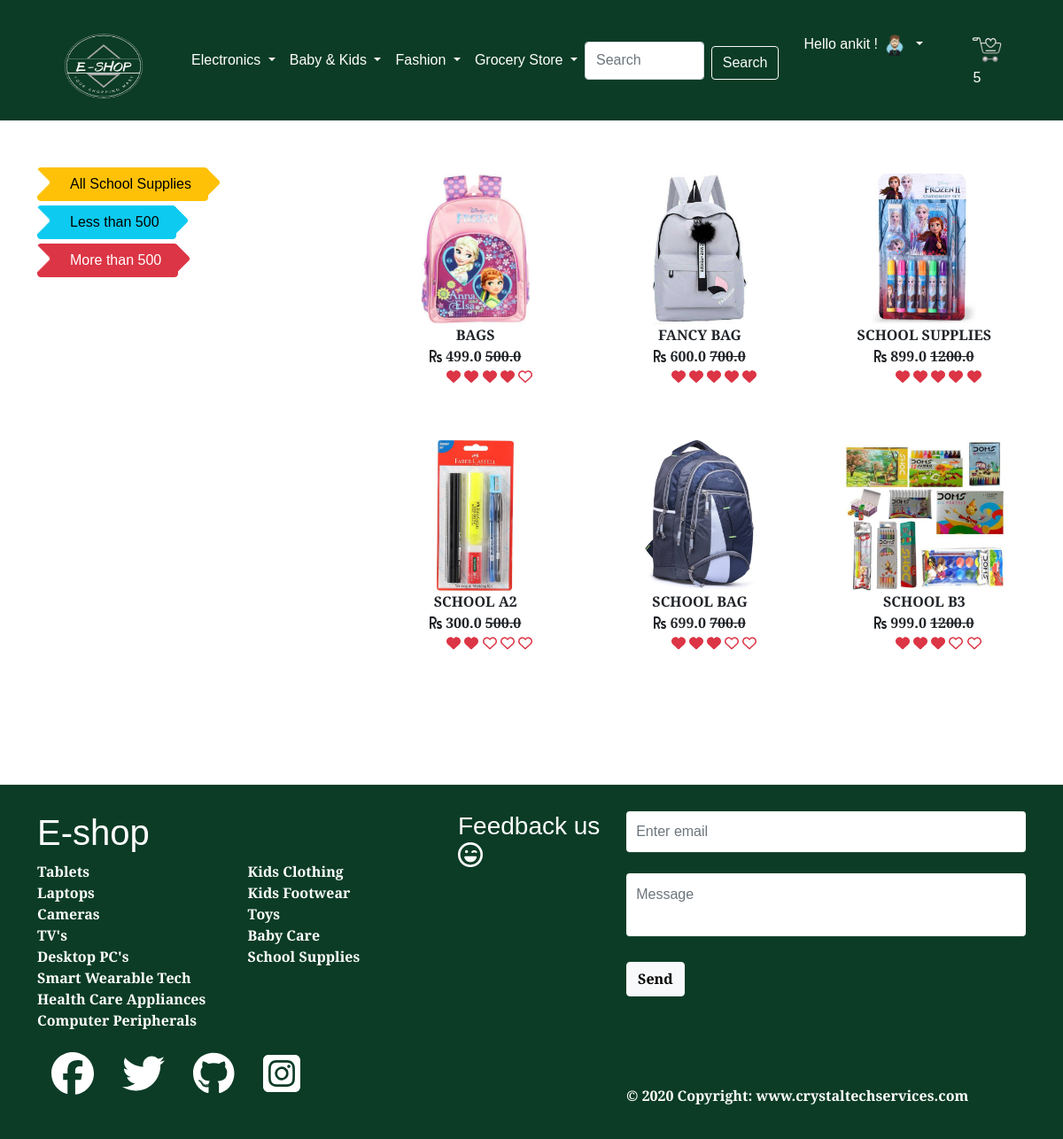
The page /SS (signed in) on the database its author committed.
### app/models.py (models this page shows, shortened)
class Product(models.Model):
    title = models.CharField(max_length=200)
    selling_price = models.FloatField()
    discounted_price = models.FloatField()
    description = models.TextField()
    brand = models.CharField(max_length=200)
    category = models.CharField(choices = CATEGORY_CHOICES, max_length=2)
    product_image = models.ImageField(upload_to = 'productimg')
    quantity_available=models.IntegerField(default=100)
    ratings=models.IntegerField(default =5)
    offer=models.BooleanField(default=False)
    offer_value=models.IntegerField(default=10)

### app/views.py (the view)
# urls.py: path('SS',views.SchoolSupplies,name='SS'),
@login_required
def SchoolSupplies(request, data=None):
    if data == None:
        SS= Product.objects.filter(category='SS')
    elif data == 'above':
        SS= Product.objects.filter(
            category='SS').filter(discounted_price__gt=500)
    elif data == 'below':
        SS = Product.objects.filter(
            category='SS').filter(discounted_price__lt=500)
    if request.user.is_authenticated:
        totalitem = len(Cart.objects.filter(user=request.user))
    return render(request, 'app/SchoolSupplies.html', {'SS': SS, 'totalitem': totalitem})

### app/templates/app/SchoolSupplies.html (shortened to what this page needs)
{% extends 'app/base.html' %}
{% load static %}
{% block main-content %}
<div class="container my-5">
    <div class="row">
        <div class="col-sm-3">
            <div class="list-group">
                <link rel="stylesheet" href="{% static 'app/css/cat.css' %}">
                <a href="{% url 'SS' %}" class=" list-group-item-action" aria-current="true"><button type="button" class="btn btn-warning btn-arrow-right">All
                    School Supplies</button></a>
                <a href="{% url 'SSdata' 'below' %}" class=" list-group-item-action" aria-current="true"><button type="button" class="btn btn-info btn-arrow-right">Less
                    than 500</button></a>
                <a href="{% url 'SSdata' 'above' %}" class="list-group-item-action" aria-current="true"><button type="button" class="btn btn-danger btn-arrow-right">More than 500</button></a>
            </div>
        </div>
        <div class="col-sm-8 offset-sm-1">
            <div class="row">
                {% for product in SS%}
                <div class="col-sm-4 text-center mb-4">
                    <a href="{% url 'product-detail' product.id %}" class="btn">
                        <div class="item">
                            <img src="{{product.product_image.url}}" alt="" height="170" class="">
                            <div class="fw-bold">{{product.title}}</div>
                            <div class="fw-bold"><i class="fas fa-rupee-sign"></i><large> {{product.discounted_price}}</large>
                           <strike> {{product.selling_price}}</strike>
                                                       {% if product.ratings == 0 %}
  <ul class="rating">
    <i class="far fa-heart fa-sm text-danger fa-1x"></i>
    <i class="far fa-heart fa-sm text-danger fa-1x"></i>
    <i class="far fa-heart fa-sm text-danger fa-1x"></i>
    <i class="far fa-heart fa-sm text-danger fa-1x"></i>
    <i class="far fa-heart fa-sm text-danger fa-1x"></i>
 </ul>
  {% elif product.ratings == 2  %}
 <ul class="rating">
    <i class="fas fa-heart fa-sm text-danger fa-1x"></i>
    <i class="fas fa-heart fa-sm text-danger fa-1x"></i>
    <i class="far fa-heart fa-sm text-danger fa-1x"></i>
    <i class="far fa-heart fa-sm text-danger fa-1x"></i>
    <i class="far fa-heart fa-sm text-danger fa-1x"></i>
 </ul>
 {% elif product.ratings == 3 %}
 <ul class="rating">
    <i class="fas fa-heart fa-sm text-danger fa-1x"></i>
    <i class="fas fa-heart fa-sm text-danger fa-1x"></i>
    <i class="fas fa-heart fa-sm text-danger fa-1x"></i>
    <i class="far fa-heart fa-sm text-danger fa-1x"></i>
    <i class="far fa-heart fa-sm text-danger fa-1x"></i>
 </ul>
 {% elif product.ratings == 4 %}
 <ul class="rating">
    <i class="fas fa-heart fa-sm text-danger fa-1x"></i>
    <i class="fas fa-heart fa-sm text-danger fa-1x"></i>
    <i class="fas fa-heart fa-sm text-danger fa-1x"></i>
    <i class="fas fa-heart fa-sm text-danger fa-1x"></i>
    <i class="far fa-heart fa-sm text-danger fa-1x"></i>
 </ul>
{%else%}
 <ul class="rating">
    <i class="fas fa-heart fa-sm text-danger fa-1x"></i>
    <i class="fas fa-heart fa-sm text-danger fa-1x"></i>
    <i class="fas fa-heart fa-sm text-danger fa-1x"></i>
    <i class="fas fa-heart fa-sm text-danger fa-1x"></i>
    <i class="fas fa-heart fa-sm text-danger fa-1x"></i>
 </ul>
{%endif%}
                            </div>
                        </div>
                    </a>
                </div>
                {% endfor %}
            </div>
        </div>
    </div>
</div>
{% endblock main-content %}

### app/templates/app/base.html (shortened to what this page needs)
<!doctype html>
{% load static %}
<html lang="en">
<head>
  <link href="https://cdn.jsdelivr.net/npm/bootstrap@5.0.0-beta1/dist/css/bootstrap.min.css" rel="stylesheet"
>
  <link rel="stylesheet" href="{% static 'app/css/owl.carousel.min.css' %}">
  <link rel="stylesheet" href="{% static 'app/css/all.min.css' %}">
  <link rel="stylesheet" href="{% static 'app/css/style.css' %}">
</head>
<body>
  <nav style="background-color:#0C3C26;" class="navbar navbar-expand-lg navbar-dark ">
    <div class="container">
      <a class="navbar-brand" href="/" style="font-size:3vw"><img style="vertical-align:middle,float:left, padding-left: 0em;;" src="{% static 'app/images/6.png' %}" alt="𝔢 𝔰𝔥𝔬𝔭" height="110px" width="150px" > </a>
      <div class="collapse navbar-collapse" id="navbarSupportedContent">
        <ul class="navbar-nav me-auto mb-2 mb-lg-0">
          <li class="nav-item dropdown">
            <a class="nav-link dropdown-toggle text-white" href="#" id="electronicsDropdown" role="button"
              data-bs-toggle="dropdown" aria-expanded="false">
              Electronics
            </a>
          </li>
           <li class="nav-item dropdown">
            <a class="nav-link dropdown-toggle text-white" href="#" id="electronicsDropdown" role="button"
              data-bs-toggle="dropdown" aria-expanded="false">
              Baby & Kids
            </a>
          </li>
          <li class="nav-item dropdown">
            <a class="nav-link dropdown-toggle text-white" href="#" id="fashionDropdown" role="button"
              data-bs-toggle="dropdown" aria-expanded="false">
              Fashion
            </a>
          </li>
           <li class="nav-item dropdown">
            <a class="nav-link dropdown-toggle text-white" href="#" id="fashionDropdown" role="button"
              data-bs-toggle="dropdown" aria-expanded="false">
              Grocery Store
            </a>
          </li>
        </ul>
        <form method='get' action="/search" class="d-flex">
          <input class="form-control me-2" type="search" placeholder="Search" aria-label="Search" name="search" id='search'>
          <button class="btn btn-outline-light" type="submit">Search</i></button>
        </form>
        <div>
          <ul class="navbar-nav me-auto mb-2 mb-lg-0">
            {% if request.user.is_authenticated %}
            <li class="nav-item dropdown mx-1 " >
              <a class="nav-link dropdown-toggle text-white p-4" href="#" id="profileDropdown" role="button"
                data-bs-toggle="dropdown" aria-expanded="false">
               Hello {{request.user}} ! <img src="{% static 'app/images/admin.png' %}" width='30' height='30' >
              </a>
            </li>
            <li class="nav-item mx-0 p-3">
          <a href="{% url 'showcart' %}" class="nav-link text-white">{{totalitem}}</a>
            </li>
            {% endif %}
          </ul>
        </div>
      </div>
    </div>
  </nav>
  {% block main-content %} {% endblock main-content %}
  <link rel="stylesheet" href="{% static 'app/css/footer.css' %}">
<footer style="background-color:#0C3C26;" class="footer ">
    <div class="container  ">
        <div class="row ">
            <div class="col-md-5">
                <h1>E-shop</h1>
                <div class="row">
                    <div class="col-6">
                        <ul class="list-unstyled">
                          <b>  <li><a href="{% url 'tablets' %}">Tablets </a></li>
              <li><a href="{% url 'laptop' %}">Laptops </a></li>
              <li><a  href="{% url 'camera' %}">Cameras </a></li>
              <li><a  href="{% url 'tv' %}">TV's</a></li>
              <li><a href="{% url 'PC' %}">Desktop PC's</a></li>
              <li><a  href="{% url 'smart' %}">Smart Wearable Tech</a></li>
              <li><a  href="{% url 'health' %}">Health Care Appliances</a></li>
              <li><a  href="{% url 'cp' %}">Computer Peripherals</a></li></b>
                        </ul>
                    </div>
                    <div class="col-6">
                        <ul class="list-unstyled">
                         <b>  <li><a  href="{% url 'KC' %}">Kids Clothing</a></li>
              <li><a href="{% url 'KF' %}">Kids Footwear</a></li>
              <li><a href="{% url 'TO' %}">Toys</a></li>
              <li><a  href="{% url 'BC' %}">Baby Care</a></li>
               <li><a  href="{% url 'SS' %}">School Supplies</a></li></b>
                        </ul>
                    </div>
                </div>
                <ul class="nav">
                    <li class="nav-item"><a href="" class="nav-link pl-0"><i class='fab fa-facebook fa-spin fa-3x'></i></i></a></li>
                    <li class="nav-item"><a href="" class="nav-link"><i class='fab fa-twitter fa-spin fa-3x'></i></a></li>
                    <li class="nav-item"><a href="https://github.com/yashasvi246" class="nav-link"><i class='fab fa-github fa-spin fa-3x'></i></a></li>
                    <li class="nav-item"><a href="" class="nav-link"><i class='fab fa-instagram-square fa-spin fa-3x'></i>
</a></li>
                </ul>
                <br>
            </div>
            <div class="col-md-2">
                <h3 class="text-md-right">Feedback us <i class="far fa-laugh-wink fa-spin fa-1x"></i></h3>
            </div>
            <div class="col-md-5">
                <form>
                    <fieldset class="form-group">
                        <input type="email" class="form-control" id="exampleInputEmail1" placeholder="Enter email">
                    </fieldset>
                    <fieldset class="form-group"><br>
                        <textarea class="form-control" id="exampleMessage" placeholder="Message" ></textarea>
                    </fieldset>
                    <fieldset class="form-group text-xs-right">
                    <br>
                        <button type="button" class="btn btn-light"><b>Send<b></button>
                    </fieldset>
                </form>
                <br>
                <br>
                <br>
                <br>
                © 2020 Copyright:
    <a class="text-white" href="https://www.crystaltechservices.com/">www.crystaltechservices.com</a>
            </div>
  </div>
    </div>
</footer>
</body>
</html>

### app/static/app/css/cat.css (style rules this page uses)
body { padding: 0px; }
.btn { margin-top: 5px; }
.btn-arrow-right, .btn-arrow-left { position: relative; padding-left: 18px; padding-right: 18px; }
.btn-arrow-right { padding-left: 36px; }
.btn-arrow-right:before, .btn-arrow-right:after, .btn-arrow-left:before, .btn-arrow-left:after { content: ""; position: absolute; top: 5px; width: 22px; height: 22px; background: inherit; border: inherit; border-left-color: transparent; border-bottom-color: transparent; border-radius: 0px 4px 0px 0px; -webkit-border-radius: 0px 4px 0px 0px; -moz-border-radius: 0px 4px 0px 0px; }
.btn-arrow-right:before, .btn-arrow-right:after { transform: rotate(45deg); -webkit-transform: rotate(45deg); -moz-transform: rotate(45deg); -o-transform: rotate(45deg); -ms-transform: rotate(45deg); }
.btn-arrow-right:before, .btn-arrow-left:before { left: -11px; }
.btn-arrow-right:after, .btn-arrow-left:after { right: -11px; }
.btn-arrow-right:after, .btn-arrow-left:before { z-index: 1; }
.btn-arrow-right:before, .btn-arrow-left:after { background-color: white; }

### app/static/app/css/footer.css (style rules this page uses)
body { font-family: 'Alegreya Sans', sans-serif; }
html { position: relative; min-height: 100%; }
body { margin-bottom: 500px; }
.footer { position: absolute; bottom: 0; width: 100%; height: 400px; }
footer { padding-top: 30px; background-color: #0275d8; color: #fff; }
footer a { color: #fff; text-decoration:none; }
footer .form-control { background-color: #FFF; box-shadow: 0 1px 0 0 rgba(255, 255, 255, 0.1); border: none; resize: none; color: #000; padding: 0.7em 0.7em; }

### rows shown on the page
Product: product_image (picture), title "BAGS", discounted_price "499.0", selling_price "500.0", ratings 4 (drawn)
Product: product_image (picture), title "FANCY BAG", discounted_price "600.0", selling_price "700.0"
Product: product_image (picture), title "SCHOOL SUPPLIES", discounted_price "899.0", selling_price "1200.0"
Product: product_image (picture), title "SCHOOL A2", discounted_price "300.0", selling_price "500.0", ratings 2 (drawn)
Product: product_image (picture), title "SCHOOL BAG", discounted_price "699.0", selling_price "700.0", ratings 3 (drawn)
Product: product_image (picture), title "SCHOOL B3", discounted_price "999.0", selling_price "1200.0", ratings 3 (drawn)

### other values the page prints
{{ request.user }} "ankit"
{{ totalitem }} "5"
